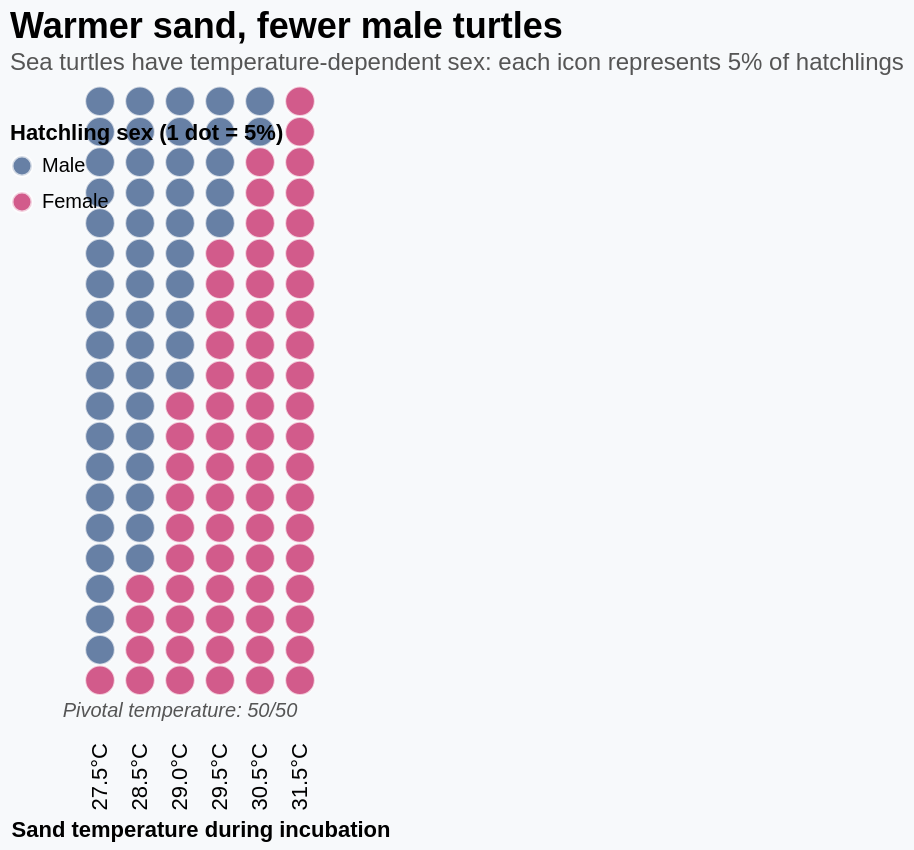

Specify this chart in Vega-Lite:
### Vega-Lite specification from a JSON file in a GitHub repository (floating-point values rounded to 4 significant figures)
{"$schema": "https://vega.github.io/schema/vega-lite/v5.json", "title": {"text": "Warmer sand, fewer male turtles", "subtitle": "Sea turtles have temperature-dependent sex: each icon represents 5% of hatchlings", "fontSize": 18, "subtitleFontSize": 12, "anchor": "start", "subtitleColor": "#555"}, "width": "container", "height": 320, "background": "#f7f9fb", "config": {"view": {"stroke": null}, "axis": {"grid": false, "domain": false, "ticks": false}}, "data": {"values": [{"temp_band": "27.5°C", "sex": "Male", "pct": 95}, {"temp_band": "27.5°C", "sex": "Female", "pct": 5}, {"temp_band": "28.5°C", "sex": "Male", "pct": 80}, {"temp_band": "28.5°C", "sex": "Female", "pct": 20}, {"temp_band": "29.0°C", "sex": "Male", "pct": 50}, {"temp_band": "29.0°C", "sex": "Female", "pct": 50}, {"temp_band": "29.5°C", "sex": "Male", "pct": 25}, {"temp_band": "29.5°C", "sex": "Female", "pct": 75}, {"temp_band": "30.5°C", "sex": "Male", "pct": 10}, {"temp_band": "30.5°C", "sex": "Female", "pct": 90}, {"temp_band": "31.5°C", "sex": "Male", "pct": 2}, {"temp_band": "31.5°C", "sex": "Female", "pct": 98}]}, "transform": [{"calculate": "round(datum.pct / 5)", "as": "n_icons"}, {"flatten": ["n_icons"], "as": ["icon"]}], "layer": [{"data": {"values": [{"temp_band": "27.5°C", "sex": "Male", "icon_index": 1}, {"temp_band": "27.5°C", "sex": "Male", "icon_index": 2}, {"temp_band": "27.5°C", "sex": "Male", "icon_index": 3}, {"temp_band": "27.5°C", "sex": "Male", "icon_index": 4}, {"temp_band": "27.5°C", "sex": "Male", "icon_index": 5}, {"temp_band": "27.5°C", "sex": "Male", "icon_index": 6}, {"temp_band": "27.5°C", "sex": "Male", "icon_index": 7}, {"temp_band": "27.5°C", "sex": "Male", "icon_index": 8}, {"temp_band": "27.5°C", "sex": "Male", "icon_index": 9}, {"temp_band": "27.5°C", "sex": "Male", "icon_index": 10}, {"temp_band": "27.5°C", "sex": "Male", "icon_index": 11}, {"temp_band": "27.5°C", "sex": "Male", "icon_index": 12}, {"temp_band": "27.5°C", "sex": "Male", "icon_index": 13}, {"temp_band": "27.5°C", "sex": "Male", "icon_index": 14}, {"temp_band": "27.5°C", "sex": "Male", "icon_index": 15}, {"temp_band": "27.5°C", "sex": "Male", "icon_index": 16}, {"temp_band": "27.5°C", "sex": "Male", "icon_index": 17}, {"temp_band": "27.5°C", "sex": "Male", "icon_index": 18}, {"temp_band": "27.5°C", "sex": "Male", "icon_index": 19}, {"temp_band": "27.5°C", "sex": "Female", "icon_index": 20}, {"temp_band": "28.5°C", "sex": "Male", "icon_index": 1}, {"temp_band": "28.5°C", "sex": "Male", "icon_index": 2}, {"temp_band": "28.5°C", "sex": "Male", "icon_index": 3}, {"temp_band": "28.5°C", "sex": "Male", "icon_index": 4}, {"temp_band": "28.5°C", "sex": "Male", "icon_index": 5}, {"temp_band": "28.5°C", "sex": "Male", "icon_index": 6}, {"temp_band": "28.5°C", "sex": "Male", "icon_index": 7}, {"temp_band": "28.5°C", "sex": "Male", "icon_index": 8}, {"temp_band": "28.5°C", "sex": "Male", "icon_index": 9}, {"temp_band": "28.5°C", "sex": "Male", "icon_index": 10}, {"temp_band": "28.5°C", "sex": "Male", "icon_index": 11}, {"temp_band": "28.5°C", "sex": "Male", "icon_index": 12}, {"temp_band": "28.5°C", "sex": "Male", "icon_index": 13}, {"temp_band": "28.5°C", "sex": "Male", "icon_index": 14}, {"temp_band": "28.5°C", "sex": "Male", "icon_index": 15}, {"temp_band": "28.5°C", "sex": "Male", "icon_index": 16}, {"temp_band": "28.5°C", "sex": "Female", "icon_index": 17}, {"temp_band": "28.5°C", "sex": "Female", "icon_index": 18}, {"temp_band": "28.5°C", "sex": "Female", "icon_index": 19}, {"temp_band": "28.5°C", "sex": "Female", "icon_index": 20}, {"temp_band": "29.0°C", "sex": "Male", "icon_index": 1}, {"temp_band": "29.0°C", "sex": "Male", "icon_index": 2}, {"temp_band": "29.0°C", "sex": "Male", "icon_index": 3}, {"temp_band": "29.0°C", "sex": "Male", "icon_index": 4}, {"temp_band": "29.0°C", "sex": "Male", "icon_index": 5}, {"temp_band": "29.0°C", "sex": "Male", "icon_index": 6}, {"temp_band": "29.0°C", "sex": "Male", "icon_index": 7}, {"temp_band": "29.0°C", "sex": "Male", "icon_index": 8}, {"temp_band": "29.0°C", "sex": "Male", "icon_index": 9}, {"temp_band": "29.0°C", "sex": "Male", "icon_index": 10}, {"temp_band": "29.0°C", "sex": "Female", "icon_index": 11}, {"temp_band": "29.0°C", "sex": "Female", "icon_index": 12}, {"temp_band": "29.0°C", "sex": "Female", "icon_index": 13}, {"temp_band": "29.0°C", "sex": "Female", "icon_index": 14}, {"temp_band": "29.0°C", "sex": "Female", "icon_index": 15}, {"temp_band": "29.0°C", "sex": "Female", "icon_index": 16}, {"temp_band": "29.0°C", "sex": "Female", "icon_index": 17}, {"temp_band": "29.0°C", "sex": "Female", "icon_index": 18}, {"temp_band": "29.0°C", "sex": "Female", "icon_index": 19}, {"temp_band": "29.0°C", "sex": "Female", "icon_index": 20}, {"temp_band": "29.5°C", "sex": "Male", "icon_index": 1}, {"temp_band": "29.5°C", "sex": "Male", "icon_index": 2}, {"temp_band": "29.5°C", "sex": "Male", "icon_index": 3}, {"temp_band": "29.5°C", "sex": "Male", "icon_index": 4}, {"temp_band": "29.5°C", "sex": "Male", "icon_index": 5}, {"temp_band": "29.5°C", "sex": "Female", "icon_index": 6}, {"temp_band": "29.5°C", "sex": "Female", "icon_index": 7}, {"temp_band": "29.5°C", "sex": "Female", "icon_index": 8}, {"temp_band": "29.5°C", "sex": "Female", "icon_index": 9}, {"temp_band": "29.5°C", "sex": "Female", "icon_index": 10}, {"temp_band": "29.5°C", "sex": "Female", "icon_index": 11}, {"temp_band": "29.5°C", "sex": "Female", "icon_index": 12}, {"temp_band": "29.5°C", "sex": "Female", "icon_index": 13}, {"temp_band": "29.5°C", "sex": "Female", "icon_index": 14}, {"temp_band": "29.5°C", "sex": "Female", "icon_index": 15}, {"temp_band": "29.5°C", "sex": "Female", "icon_index": 16}, {"temp_band": "29.5°C", "sex": "Female", "icon_index": 17}, {"temp_band": "29.5°C", "sex": "Female", "icon_index": 18}, {"temp_band": "29.5°C", "sex": "Female", "icon_index": 19}, {"temp_band": "29.5°C", "sex": "Female", "icon_index": 20}, {"temp_band": "30.5°C", "sex": "Male", "icon_index": 1}, {"temp_band": "30.5°C", "sex": "Male", "icon_index": 2}, {"temp_band": "30.5°C", "sex": "Female", "icon_index": 3}, {"temp_band": "30.5°C", "sex": "Female", "icon_index": 4}, {"temp_band": "30.5°C", "sex": "Female", "icon_index": 5}, {"temp_band": "30.5°C", "sex": "Female", "icon_index": 6}, {"temp_band": "30.5°C", "sex": "Female", "icon_index": 7}, {"temp_band": "30.5°C", "sex": "Female", "icon_index": 8}, {"temp_band": "30.5°C", "sex": "Female", "icon_index": 9}, {"temp_band": "30.5°C", "sex": "Female", "icon_index": 10}, {"temp_band": "30.5°C", "sex": "Female", "icon_index": 11}, {"temp_band": "30.5°C", "sex": "Female", "icon_index": 12}, {"temp_band": "30.5°C", "sex": "Female", "icon_index": 13}, {"temp_band": "30.5°C", "sex": "Female", "icon_index": 14}, {"temp_band": "30.5°C", "sex": "Female", "icon_index": 15}, {"temp_band": "30.5°C", "sex": "Female", "icon_index": 16}, {"temp_band": "30.5°C", "sex": "Female", "icon_index": 17}, {"temp_band": "30.5°C", "sex": "Female", "icon_index": 18}, {"temp_band": "30.5°C", "sex": "Female", "icon_index": 19}, {"temp_band": "30.5°C", "sex": "Female", "icon_index": 20}, {"temp_band": "31.5°C", "sex": "Female", "icon_index": 1}, {"temp_band": "31.5°C", "sex": "Female", "icon_index": 2}, {"temp_band": "31.5°C", "sex": "Female", "icon_index": 3}, {"temp_band": "31.5°C", "sex": "Female", "icon_index": 4}, {"temp_band": "31.5°C", "sex": "Female", "icon_index": 5}, {"temp_band": "31.5°C", "sex": "Female", "icon_index": 6}, {"temp_band": "31.5°C", "sex": "Female", "icon_index": 7}, {"temp_band": "31.5°C", "sex": "Female", "icon_index": 8}, {"temp_band": "31.5°C", "sex": "Female", "icon_index": 9}, {"temp_band": "31.5°C", "sex": "Female", "icon_index": 10}, {"temp_band": "31.5°C", "sex": "Female", "icon_index": 11}, {"temp_band": "31.5°C", "sex": "Female", "icon_index": 12}, {"temp_band": "31.5°C", "sex": "Female", "icon_index": 13}, {"temp_band": "31.5°C", "sex": "Female", "icon_index": 14}, {"temp_band": "31.5°C", "sex": "Female", "icon_index": 15}, {"temp_band": "31.5°C", "sex": "Female", "icon_index": 16}, {"temp_band": "31.5°C", "sex": "Female", "icon_index": 17}, {"temp_band": "31.5°C", "sex": "Female", "icon_index": 18}, {"temp_band": "31.5°C", "sex": "Female", "icon_index": 19}, {"temp_band": "31.5°C", "sex": "Female", "icon_index": 20}]}, "mark": {"type": "point", "shape": "circle", "size": 220, "filled": true, "stroke": "white", "strokeWidth": 1}, "encoding": {"x": {"field": "temp_band", "type": "nominal", "sort": ["27.5°C", "28.5°C", "29.0°C", "29.5°C", "30.5°C", "31.5°C"], "axis": {"title": "Sand temperature during incubation", "titleFontSize": 11, "labelFontSize": 11, "labelPadding": 8}}, "y": {"field": "icon_index", "type": "ordinal", "sort": "descending", "axis": null}, "color": {"field": "sex", "type": "nominal", "scale": {"domain": ["Male", "Female"], "range": ["#2a4d80", "#c2185b"]}, "legend": {"title": "Hatchling sex (1 dot = 5%)", "orient": "top-right"}}, "tooltip": [{"field": "temp_band", "title": "Sand temperature"}, {"field": "sex", "title": "Sex"}]}}, {"data": {"values": [{"temp_band": "29.0°C", "y": 22, "label": "Pivotal temperature: 50/50"}]}, "mark": {"type": "text", "fontSize": 10, "fontStyle": "italic", "color": "#555", "align": "center"}, "encoding": {"x": {"field": "temp_band", "type": "nominal", "sort": ["27.5°C", "28.5°C", "29.0°C", "29.5°C", "30.5°C", "31.5°C"]}, "y": {"field": "y", "type": "ordinal"}, "text": {"field": "label"}}}]}
